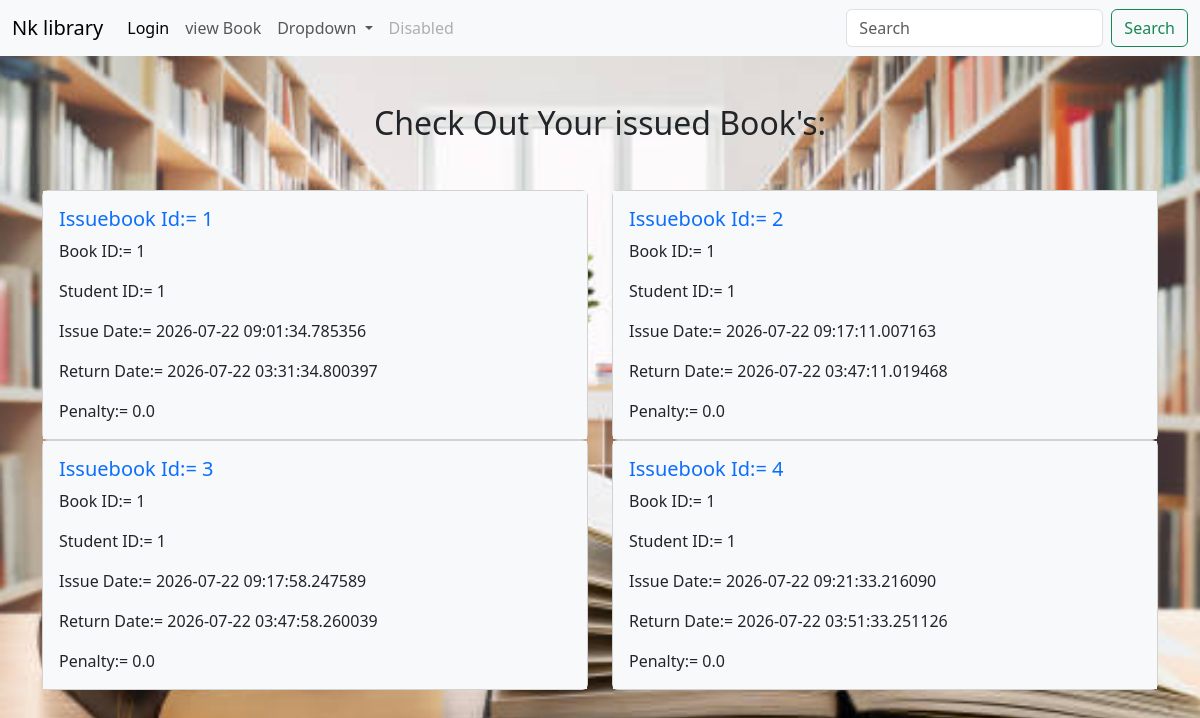
The page /issued on the database its author committed.
### library.py (models this page shows, shortened)
class IssueBook(db.Model):
   __tablename__="IssueBooks"
   id=db.Column(db.Integer, primary_key=True)
   student_id=db.Column(db.Integer, ForeignKey('student.id'), nullable=False)
   book_id=db.Column(db.Integer, ForeignKey('book.id'), nullable=False)
   issue_date=db.Column(db.DateTime, default=datetime.utcnow, nullable=False)
   return_date=db.Column(db.DateTime, default=datetime.utcnow, nullable=False)
   penalty=db.Column(db.Float, default=0.0)

### library.py (the view)
@library.route("/issued",methods=["GET","POST"])
def issued():
   issuebooks=IssueBook.query.all()
   return render_template('issued.html', issuebooks=issuebooks)

### templates/issued.html
{% extends "base.html" %}
{% block content %}
<div class="container ">
    <h2 class="text-center my-5">
        Check Out Your issued Book's:
    </h2>
   <div class="row">
    {% for issuebook in issuebooks %}
  <div class="col-sm-6 mb-3 mb-sm-0">
    <div class="card">
      <div class="card-body bg-light">
        <h5 class="card-title text-primary">Issuebook Id:= {{issuebook.id}}</h5>
        <p class="card-text">Book ID:= {{issuebook.book_id}}</p>
        <p class="card-text">Student ID:= {{issuebook.student_id}}</p>
        <p class="card-text">Issue Date:= {{issuebook.issue_date}}</p>
        <p class="card-text">Return Date:= {{issuebook.return_date}}</p>
        <p class="card-text">Penalty:= {{issuebook.penalty}}</p>
      </div>
    </div>
  </div>
{% endfor %}
{% endblock %}

### rows shown on the page
IssueBook: id "1", book_id "1", student_id "1", issue_date "2026-07-22 09:01:34.785356", return_date "2026-07-22 03:31:34.800397", penalty "0.0"
IssueBook: id "2", book_id "1", student_id "1", issue_date "2026-07-22 09:17:11.007163", return_date "2026-07-22 03:47:11.019468", penalty "0.0"
IssueBook: id "3", book_id "1", student_id "1", issue_date "2026-07-22 09:17:58.247589", return_date "2026-07-22 03:47:58.260039", penalty "0.0"
IssueBook: id "4", book_id "1", student_id "1", issue_date "2026-07-22 09:21:33.216090", return_date "2026-07-22 03:51:33.251126", penalty "0.0"
